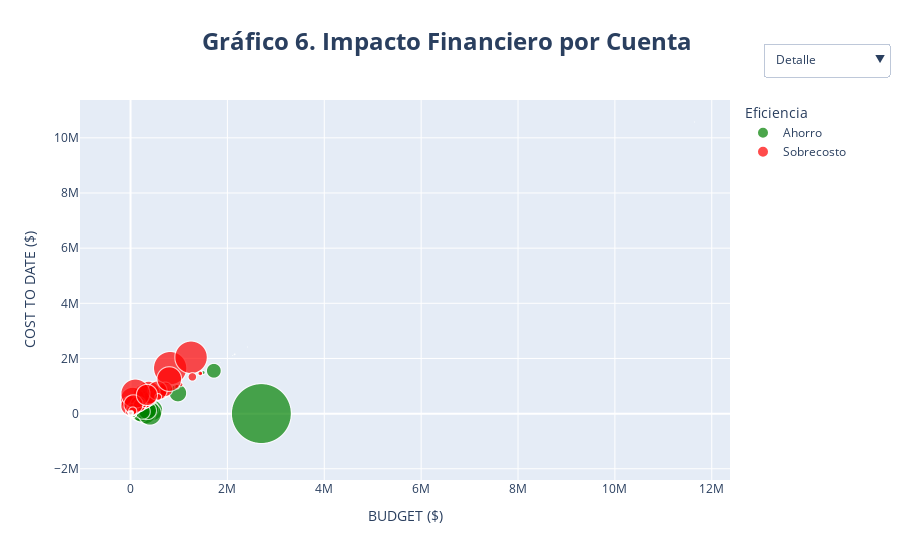

Write notebook code for a chart like this one.
### Markdown cell above
El gráfico 7 facilita la visualización y comparación del uso del presupuesto entre cuentas globales. Al ser interactiva, permite identificar qué cuentas representan los mayores porcentajes del gasto total.

El usuario puede seleccionar cuentas específicas para analizar su peso relativo dentro del total, lo que resulta útil para detectar concentraciones de recursos, lo que también ayuda a tomar decisiones más informadas sobre la distribución presupuestal y posibles ajustes financieros.

### Code cell
final_cost_report["ACCT"] = final_cost_report["ACCT"].astype(str)

# Clasificación según cuenta
def clasificar_cuenta(c):
    if "-" in c:
        return "Detalle"
    elif c.isdigit() and len(c) == 4:
        return "Cuenta general" if int(c) % 100 == 0 else "Subcuenta"
    else:
        return "Otro"

final_cost_report["NIVEL_CUENTA"] = final_cost_report["ACCT"].apply(clasificar_cuenta)

# Eficiencia: ahorro vs sobrecosto
final_cost_report["EFICIENCIA"] = np.where(final_cost_report["VARIANCE"] >= 0, "Ahorro", "Sobrecosto")

# Limpiar y preparar
df_bubble = final_cost_report.dropna(subset=["BUDGET", "COST TO DATE", "VARIANCE"]).copy()

# Eliminar las cuentas 6137 y 6137-003
df_bubble = df_bubble[~df_bubble["ACCT"].isin(["6137", "6137-003"])]


df_bubble = df_bubble.rename(columns={"VARIANCE": "DIFERENCIA"})
df_bubble["DIFERENCIA"] = df_bubble["DIFERENCIA"].abs()

# Gráfico inicial
nivel_inicial = "Detalle"
df_inicial = df_bubble[df_bubble["NIVEL_CUENTA"] == nivel_inicial]

# Función para generar datos por tipo de cuenta
def generar_args(tipo):
    if tipo == "Todos":
        df_tipo = df_bubble
    else:
        df_tipo = df_bubble[df_bubble["NIVEL_CUENTA"] == tipo]
    return [
        {
            "x": [df_tipo["BUDGET"]],"y": [df_tipo["COST TO DATE"]],
            "marker.size": [df_tipo["DIFERENCIA"]],"hovertext": [ 
                df_tipo.apply(
                    lambda row: f"Cuenta: {row['ACCT']}<br>Diferencia: ${row['DIFERENCIA']:,.2f}<br>Eficiencia: {row['EFICIENCIA']}",
                    axis=1
                )
            ], "marker.color": [df_tipo["EFICIENCIA"].map({"Ahorro": "green", "Sobrecosto": "red"})]
        }
    ]

# Crear gráfico
fig = px.scatter(df_inicial,x="BUDGET", y="COST TO DATE",
    size="DIFERENCIA", color="EFICIENCIA", hover_name="ACCT",
    category_orders={"EFICIENCIA": ["Ahorro", "Sobrecosto"]},
    color_discrete_map={"Ahorro": "green", "Sobrecosto": "red"},title=f"<b>Gráfico 6. Impacto Financiero por Cuenta </b>",
    labels={"BUDGET": "BUDGET ($)", "COST TO DATE": "COST TO DATE ($)","EFICIENCIA": "Clasificación", "DIFERENCIA": "DIFFERENCE ($)"}, size_max=60, height=600
)

# Menú interactivo
fig.update_layout(
    title={'x': 0.5},
    title_font_size=24,
    updatemenus=[
        {
            "buttons": [
                {"method": "restyle", "label": "Detalle", "args": generar_args("Detalle")},
                {"method": "restyle", "label": "Subcuenta", "args": generar_args("Subcuenta")},
                {"method": "restyle", "label": "Cuenta general", "args": generar_args("Cuenta general")},
                {"method": "restyle", "label": "Todos", "args": generar_args("Todos")},
            ],
            "direction": "down", "showactive": True, "x": 1.05,   "xanchor": "left", "y": 1.15,"yanchor": "top"
        }
    ],
    legend=dict(title="Eficiencia")
)

fig.show()

### Figure 1 — Plotly figure (JSON) as saved in the notebook; plotly's stock layout.template omitted (floating-point values rounded to 4 significant figures; data arrays with more than 128 entries replaced by an {"elided": "..."} marker saying what was removed)
{"data": [{"hovertemplate": "<b>%{hovertext}</b><br><br>Clasificación=Ahorro<br>BUDGET ($)=%{x}<br>COST TO DATE ($)=%{y}<br>DIFFERENCE ($)=%{marker.size}<extra></extra>", "hovertext": {"elided": "1839 str values"}, "legendgroup": "Ahorro", "marker": {"color": "green", "size": {"elided": "1839 float values"}, "sizemode": "area", "sizeref": 749.8, "symbol": "circle"}, "mode": "markers", "name": "Ahorro", "showlegend": true, "type": "scattergl", "x": {"elided": "1839 float values"}, "xaxis": "x", "y": {"elided": "1839 float values"}, "yaxis": "y"}, {"hovertemplate": "<b>%{hovertext}</b><br><br>Clasificación=Sobrecosto<br>BUDGET ($)=%{x}<br>COST TO DATE ($)=%{y}<br>DIFFERENCE ($)=%{marker.size}<extra></extra>", "hovertext": {"elided": "394 str values"}, "legendgroup": "Sobrecosto", "marker": {"color": "red", "size": {"elided": "394 float values"}, "sizemode": "area", "sizeref": 749.8, "symbol": "circle"}, "mode": "markers", "name": "Sobrecosto", "showlegend": true, "type": "scattergl", "x": {"elided": "394 float values"}, "xaxis": "x", "y": {"elided": "394 float values"}, "yaxis": "y"}], "layout": {"autosize": true, "legend": {"itemsizing": "constant", "title": {"text": "Eficiencia"}, "tracegroupgap": 0}, "title": {"font": {"size": 24}, "text": "<b>Gráfico 6. Impacto Financiero por Cuenta </b>", "x": 0.5}, "updatemenus": [{"buttons": [{"args": [{"hovertext": {"elided": "1x2233 str values"}, "marker.color": {"elided": "1x2233 str values"}, "marker.size": {"elided": "1x2233 float values"}, "x": {"elided": "1x2233 float values"}, "y": {"elided": "1x2233 float values"}}], "label": "Detalle", "method": "restyle"}, {"args": [{"hovertext": {"elided": "1x208 str values"}, "marker.color": {"elided": "1x208 str values"}, "marker.size": {"elided": "1x208 float values"}, "x": {"elided": "1x208 float values"}, "y": {"elided": "1x208 float values"}}], "label": "Subcuenta", "method": "restyle"}, {"args": [{"hovertext": [["Cuenta: 1100<br>Diferencia: $0.08<br>Eficiencia: Sobrecosto", "Cuenta: 1200<br>Diferencia: $88,277.69<br>Eficiencia: Ahorro", "Cuenta: 1300<br>Diferencia: $146,693.35<br>Eficiencia: Ahorro", "Cuenta: 1400<br>Diferencia: $1,939,365.67<br>Eficiencia: Sobrecosto", "Cuenta: 1600<br>Diferencia: $227,187.46<br>Eficiencia: Ahorro", "Cuenta: 2000<br>Diferencia: $475,777.98<br>Eficiencia: Sobrecosto", "Cuenta: 2100<br>Diferencia: $427,865.60<br>Eficiencia: Sobrecosto", "Cuenta: 2200<br>Diferencia: $32,053.18<br>Eficiencia: Sobrecosto", "Cuenta: 2300<br>Diferencia: $476,359.43<br>Eficiencia: Ahorro", "Cuenta: 2400<br>Diferencia: $13,637.84<br>Eficiencia: Ahorro", "Cuenta: 2500<br>Diferencia: $89,245.02<br>Eficiencia: Sobrecosto", "Cuenta: 2600<br>Diferencia: $183,032.00<br>Eficiencia: Sobrecosto", "Cuenta: 2700<br>Diferencia: $5,433.85<br>Eficiencia: Ahorro", "Cuenta: 2800<br>Diferencia: $48,904.90<br>Eficiencia: Ahorro", "Cuenta: 2900<br>Diferencia: $267,203.55<br>Eficiencia: Ahorro", "Cuenta: 3000<br>Diferencia: $454,084.52<br>Eficiencia: Ahorro", "Cuenta: 3100<br>Diferencia: $111,523.17<br>Eficiencia: Sobrecosto", "Cuenta: 3200<br>Diferencia: $333,577.41<br>Eficiencia: Sobrecosto", "Cuenta: 3300<br>Diferencia: $242,700.00<br>Eficiencia: Sobrecosto", "Cuenta: 3400<br>Diferencia: $2,277,475.26<br>Eficiencia: Ahorro", "Cuenta: 3500<br>Diferencia: $18,000.00<br>Eficiencia: Sobrecosto", "Cuenta: 3600<br>Diferencia: $138,987.74<br>Eficiencia: Sobrecosto", "Cuenta: 3700<br>Diferencia: $86,400.00<br>Eficiencia: Sobrecosto", "Cuenta: 3800<br>Diferencia: $90,040.98<br>Eficiencia: Ahorro", "Cuenta: 3900<br>Diferencia: $81,078.30<br>Eficiencia: Ahorro", "Cuenta: 4100<br>Diferencia: $9,608.26<br>Eficiencia: Sobrecosto", "Cuenta: 5000<br>Diferencia: $2,296.53<br>Eficiencia: Ahorro", "Cuenta: 5100<br>Diferencia: $47,500.00<br>Eficiencia: Ahorro", "Cuenta: 5200<br>Diferencia: $22,570.00<br>Eficiencia: Sobrecosto", "Cuenta: 5300<br>Diferencia: $80,000.00<br>Eficiencia: Ahorro", "Cuenta: 5400<br>Diferencia: $65,000.00<br>Eficiencia: Ahorro", "Cuenta: 6000<br>Diferencia: $458,413.01<br>Eficiencia: Sobrecosto", "Cuenta: 6100<br>Diferencia: $202,100.01<br>Eficiencia: Ahorro", "Cuenta: 7000<br>Diferencia: $465,786.70<br>Eficiencia: Sobrecosto", "Cuenta: 7200<br>Diferencia: $113,918.73<br>Eficiencia: Ahorro"]], "marker.color": [["red", "green", "green", "red", "green", "red", "red", "red", "green", "green", "red", "red", "green", "green", "green", "green", "red", "red", "red", "green", "red", "red", "red", "green", "green", "red", "green", "green", "red", "green", "green", "red", "green", "red", "green"]], "marker.size": [[0.08, 88280.0, 146700.0, 1939000.0, 227200.0, 475800.0, 427900.0, 32050.0, 476400.0, 13640.0, 89250.0, 183032, 5434.0, 48900.0, 267200.0, 454100.0, 111500.0, 333600.0, 242700, 2277000.0, 18000, 139000.0, 86400, 90040.0, 81080.0, 9608.0, 2297.0, 47500, 22570, 80000, 65000, 458400.0, 202100.0, 465800.0, 113900.0]], "x": [[10065000, 9449620, 2811000.0, 11960000.0, 1416000.0, 6668300, 1614000, 1825740, 1427550, 5268025, 1009000, 1115250, 2972500, 1208200, 630400.0, 1624000.0, 11480000.0, 1139000, 165500, 15000000.0, 281000, 7591000.0, 810000, 747000.0, 5965000.0, 1452000.0, 4891000.0, 2206500, 1843600, 80000, 100000, 3833200, 1452000.0, 13500000.0, 1485676]], "y": [[10070000.0, 9361000.0, 2664000.0, 13900000.0, 1189000.0, 7144000.0, 2042000.0, 1858000.0, 951200.0, 5254000.0, 1098000.0, 1298282, 2967000.0, 1159000.0, 363200.0, 1170000.0, 11600000.0, 1473000.0, 408200, 12720000.0, 299000, 7730000.0, 896400, 657000.0, 5884000.0, 1462000.0, 4889000.0, 2159000, 1866170, 0, 35000, 4292000.0, 1250000.0, 12900000.0, 1372000.0]]}], "label": "Cuenta general", "method": "restyle"}, {"args": [{"hovertext": {"elided": "1x2476 str values"}, "marker.color": {"elided": "1x2476 str values"}, "marker.size": {"elided": "1x2476 float values"}, "x": {"elided": "1x2476 float values"}, "y": {"elided": "1x2476 float values"}}], "label": "Todos", "method": "restyle"}], "direction": "down", "showactive": true, "x": 1.05, "xanchor": "left", "y": 1.15, "yanchor": "top"}], "xaxis": {"anchor": "y", "autorange": true, "domain": [0, 1], "range": [-932500.0, 12360000.0], "title": {"text": "BUDGET ($)"}, "type": "linear"}, "yaxis": {"anchor": "x", "autorange": true, "domain": [0, 1], "range": [-5346000.0, 11710000.0], "title": {"text": "COST TO DATE ($)"}, "type": "linear"}}}
